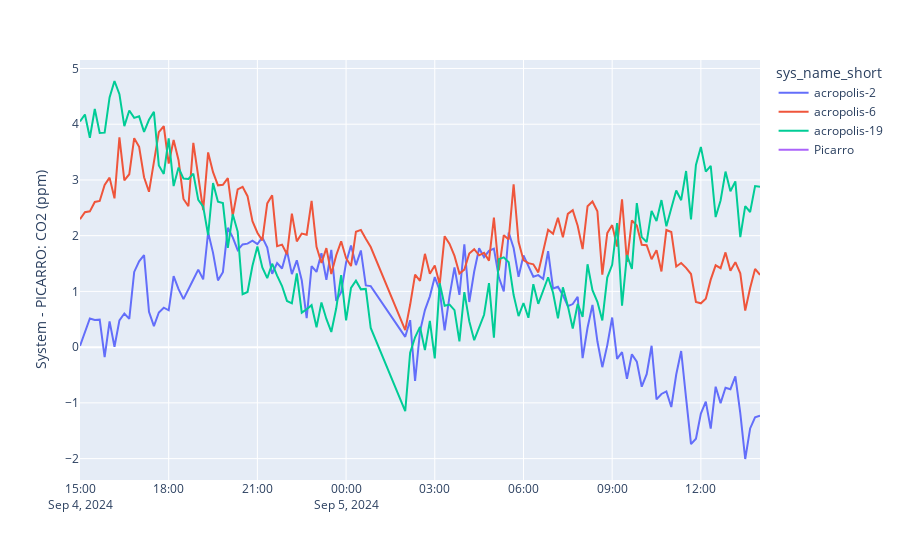

The cell this chart's notebook holds for it:
### Code cell
fig = px.line(df_plot, x="creation_timestamp", y="diff", color="sys_name_short")
fig.update_layout(
    yaxis_title='System - PICARRO: CO2 (ppm)',
    xaxis_title='',
    title='',
)
fig.show()

### Figure 1 — Plotly figure (JSON) as saved in the notebook; plotly's stock layout.template omitted (floating-point values rounded to 4 significant figures; data arrays with more than 128 entries replaced by an {"elided": "..."} marker saying what was removed)
{"data": [{"hovertemplate": "sys_name_short=acropolis-2<br>creation_timestamp=%{x}<br>diff=%{y}<extra></extra>", "legendgroup": "acropolis-2", "line": {"color": "#636efa", "dash": "solid"}, "marker": {"symbol": "circle"}, "mode": "lines", "name": "acropolis-2", "orientation": "v", "showlegend": true, "type": "scatter", "x": {"elided": "133 str values"}, "xaxis": "x", "y": {"elided": "133 float values"}, "yaxis": "y"}, {"hovertemplate": "sys_name_short=acropolis-6<br>creation_timestamp=%{x}<br>diff=%{y}<extra></extra>", "legendgroup": "acropolis-6", "line": {"color": "#EF553B", "dash": "solid"}, "marker": {"symbol": "circle"}, "mode": "lines", "name": "acropolis-6", "orientation": "v", "showlegend": true, "type": "scatter", "x": {"elided": "133 str values"}, "xaxis": "x", "y": {"elided": "133 float values"}, "yaxis": "y"}, {"hovertemplate": "sys_name_short=acropolis-19<br>creation_timestamp=%{x}<br>diff=%{y}<extra></extra>", "legendgroup": "acropolis-19", "line": {"color": "#00cc96", "dash": "solid"}, "marker": {"symbol": "circle"}, "mode": "lines", "name": "acropolis-19", "orientation": "v", "showlegend": true, "type": "scatter", "x": {"elided": "133 str values"}, "xaxis": "x", "y": {"elided": "133 float values"}, "yaxis": "y"}, {"hovertemplate": "sys_name_short=Picarro<br>creation_timestamp=%{x}<br>diff=%{y}<extra></extra>", "legendgroup": "Picarro", "line": {"color": "#ab63fa", "dash": "solid"}, "marker": {"symbol": "circle"}, "mode": "lines", "name": "Picarro", "orientation": "v", "showlegend": true, "type": "scatter", "x": {"elided": "139 str values"}, "xaxis": "x", "y": {"elided": "139 null values"}, "yaxis": "y"}], "layout": {"legend": {"title": {"text": "sys_name_short"}, "tracegroupgap": 0}, "margin": {"t": 60}, "title": {"text": ""}, "xaxis": {"anchor": "y", "domain": [0, 1], "title": {"text": ""}}, "yaxis": {"anchor": "x", "domain": [0, 1], "title": {"text": "System - PICARRO: CO2 (ppm)"}}}}
